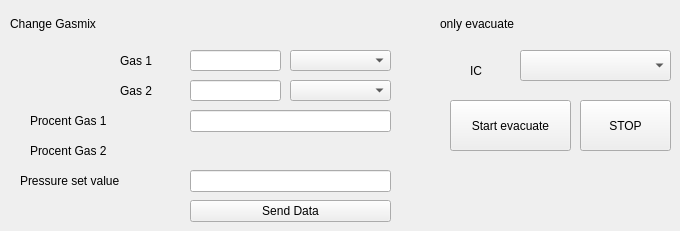
    <widget class="QWidget" name="tab_2">
     <attribute name="title">
      <string>GMS Pro Mode</string>
     </attribute>
     <widget class="caLabel" name="calabel_25">
      <property name="geometry">
       <rect>
        <x>120</x>
        <y>50</y>
        <width>61</width>
        <height>21</height>
       </rect>
      </property>
      <property name="text">
       <string>Gas 1</string>
      </property>
     </widget>
     <widget class="caLabel" name="calabel_29">
      <property name="geometry">
       <rect>
        <x>30</x>
        <y>110</y>
        <width>151</width>
        <height>21</height>
       </rect>
      </property>
      <property name="text">
       <string>Procent Gas 1</string>
      </property>
     </widget>
     <widget class="caCalc" name="cacalc">
      <property name="geometry">
       <rect>
        <x>190</x>
        <y>140</y>
        <width>201</width>
        <height>21</height>
       </rect>
      </property>
      <property name="alignment">
       <set>Qt::AlignLeading|Qt::AlignLeft|Qt::AlignVCenter</set>
      </property>
      <property name="background">
       <color>
        <red>255</red>
        <green>255</green>
        <blue>255</blue>
       </color>
      </property>
      <property name="calc">
       <string notr="true">100-B</string>
      </property>
      <property name="channel" stdset="0">
       <string notr="true">X10DA-ES-GMS:SET.PGAS2</string>
      </property>
      <property name="channelB">
       <string notr="true">X10DA-ES-GMS:SET.PGAS1</string>
      </property>
     </widget>
     <widget class="caTextEntry" name="catextentry_5">
      <property name="geometry">
       <rect>
        <x>190</x>
        <y>110</y>
        <width>201</width>
        <height>22</height>
       </rect>
      </property>
      <property name="channel" stdset="0">
       <string notr="true">X10DA-ES-GMS:SET.PGAS1</string>
      </property>
     </widget>
     <widget class="caLineEdit" name="calineedit_22">
      <property name="geometry">
       <rect>
        <x>190</x>
        <y>50</y>
        <width>91</width>
        <height>21</height>
       </rect>
      </property>
      <property name="channel" stdset="0">
       <string notr="true">X10DA-ES-GMS:SET.GAS1</string>
      </property>
     </widget>
     <widget class="caMenu" name="camenu_2">
      <property name="geometry">
       <rect>
        <x>290</x>
        <y>50</y>
        <width>101</width>
        <height>21</height>
       </rect>
      </property>
      <property name="editable">
       <bool>false</bool>
      </property>
      <property name="channel" stdset="0">
       <string notr="true">X10DA-ES-GMS:ELEMENT.G1</string>
      </property>
      <property name="channelMask" stdset="0">
       <string notr="true"/>
      </property>
      <property name="labelDisplay">
       <bool>false</bool>
      </property>
     </widget>
     <widget class="caLineEdit" name="calineedit_23">
      <property name="geometry">
       <rect>
        <x>190</x>
        <y>80</y>
        <width>91</width>
        <height>21</height>
       </rect>
      </property>
      <property name="channel" stdset="0">
       <string notr="true">X10DA-ES-GMS:SET.GAS2</string>
      </property>
     </widget>
     <widget class="caLabel" name="calabel_26">
      <property name="geometry">
       <rect>
        <x>120</x>
        <y>80</y>
        <width>61</width>
        <height>21</height>
       </rect>
      </property>
      <property name="text">
       <string>Gas 2</string>
      </property>
     </widget>
     <widget class="caLabel" name="calabel_30">
      <property name="geometry">
       <rect>
        <x>30</x>
        <y>140</y>
        <width>151</width>
        <height>21</height>
       </rect>
      </property>
      <property name="text">
       <string>Procent Gas 2</string>
      </property>
     </widget>
     <widget class="caMenu" name="camenu_3">
      <property name="geometry">
       <rect>
        <x>290</x>
        <y>80</y>
        <width>101</width>
        <height>21</height>
       </rect>
      </property>
      <property name="editable">
       <bool>false</bool>
      </property>
      <property name="channel" stdset="0">
       <string notr="true">X10DA-ES-GMS:ELEMENT.G2</string>
      </property>
      <property name="channelMask" stdset="0">
       <string notr="true"/>
      </property>
      <property name="labelDisplay">
       <bool>false</bool>
      </property>
     </widget>
     <widget class="caLabel" name="calabel_28">
      <property name="geometry">
       <rect>
        <x>20</x>
        <y>170</y>
        <width>161</width>
        <height>21</height>
       </rect>
      </property>
      <property name="text">
       <string>Pressure set value</string>
      </property>
     </widget>
     <widget class="caTextEntry" name="catextentry_8">
      <property name="geometry">
       <rect>
        <x>190</x>
        <y>170</y>
        <width>201</width>
        <height>22</height>
       </rect>
      </property>
      <property name="channel" stdset="0">
       <string notr="true">X10DA-ES-GMS:SET.SETPOINT</string>
      </property>
      <property name="limitsMode">
       <enum>caLineEdit::User</enum>
      </property>
      <property name="maxValue">
       <double>3.000000000000000</double>
      </property>
      <property name="minValue">
       <double>0.150000000000000</double>
      </property>
     </widget>
     <widget class="caMessageButton" name="camessagebutton_5">
      <property name="geometry">
       <rect>
        <x>450</x>
        <y>100</y>
        <width>121</width>
        <height>51</height>
       </rect>
      </property>
      <property name="text">
       <string>Start evacuate</string>
      </property>
      <property name="channel" stdset="0">
       <string notr="true">X10DA-ES-GMS:STARTEVAC</string>
      </property>
      <property name="background">
       <color>
        <red>85</red>
        <green>255</green>
        <blue>0</blue>
       </color>
      </property>
      <property name="releaseMessage">
       <string notr="true">0</string>
      </property>
      <property name="pressMessage">
       <string notr="true">1</string>
      </property>
     </widget>
     <widget class="caLabel" name="calabel_7">
      <property name="geometry">
       <rect>
        <x>10</x>
        <y>10</y>
        <width>171</width>
        <height>28</height>
       </rect>
      </property>
      <property name="text">
       <string>Change Gasmix</string>
      </property>
     </widget>
     <widget class="caMessageButton" name="camessagebutton_6">
      <property name="geometry">
       <rect>
        <x>190</x>
        <y>200</y>
        <width>201</width>
        <height>22</height>
       </rect>
      </property>
      <property name="text">
       <string>Send Data</string>
      </property>
      <property name="channel" stdset="0">
       <string notr="true">X10DA-ES-GMS:SEND</string>
      </property>
      <property name="releaseMessage">
       <string notr="true">0</string>
      </property>
      <property name="pressMessage">
       <string notr="true">1</string>
      </property>
     </widget>
     <widget class="caMessageButton" name="camessagebutton_7">
      <property name="geometry">
       <rect>
        <x>580</x>
        <y>100</y>
        <width>91</width>
        <height>51</height>
       </rect>
      </property>
      <property name="text">
       <string>STOP</string>
      </property>
      <property name="channel" stdset="0">
       <string notr="true">X10DA-ES-GMS:STOP</string>
      </property>
      <property name="foreground">
       <color>
        <red>255</red>
        <green>255</green>
        <blue>255</blue>
       </color>
      </property>
      <property name="background">
       <color>
        <red>255</red>
        <green>0</green>
        <blue>0</blue>
       </color>
      </property>
      <property name="disabledForeground">
       <color>
        <red>170</red>
        <green>0</green>
        <blue>0</blue>
       </color>
      </property>
      <property name="releaseMessage">
       <string notr="true">0</string>
      </property>
      <property name="pressMessage">
       <string notr="true">1</string>
      </property>
     </widget>
     <widget class="caLabel" name="calabel_46">
      <property name="geometry">
       <rect>
        <x>470</x>
        <y>60</y>
        <width>31</width>
        <height>21</height>
       </rect>
      </property>
      <property name="text">
       <string>IC</string>
      </property>
     </widget>
     <widget class="caMenu" name="camenu_5">
      <property name="geometry">
       <rect>
        <x>520</x>
        <y>50</y>
        <width>151</width>
        <height>31</height>
       </rect>
      </property>
      <property name="editable">
       <bool>false</bool>
      </property>
      <property name="channel" stdset="0">
       <string notr="true">X10DA-ES-GMS:SET.IC</string>
      </property>
      <property name="channelMask" stdset="0">
       <string notr="true"/>
      </property>
      <property name="labelDisplay">
       <bool>false</bool>
      </property>
     </widget>
     <widget class="caLabel" name="calabel_21">
      <property name="geometry">
       <rect>
        <x>440</x>
        <y>10</y>
        <width>171</width>
        <height>28</height>
       </rect>
      </property>
      <property name="text">
       <string>only evacuate</string>
      </property>
     </widget>
    </widget>
